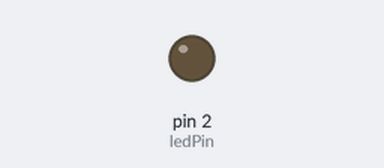
Simulated run of this sketch. Board: Arduino Uno, built with avr-gcc and run on an emulated ATmega328P. On the bench: output pins drawn as LEDs (lit = HIGH). Sleep ends after the set time or at an interrupt; what the sketch prints to the serial monitor is not drawn.

Above: at 2.2 s.
Timing chart, 0 to 5.6 s (numbered marks = the images above):
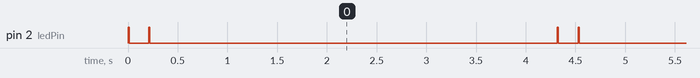

The sketch:

Sleep_ATMEGA328P_Timer.ino
```cpp
/*
 Low Power SLEEP modes for Arduino UNO/Nano
 using Atmel328P microcontroller chip.

 For full details see my video #115
 at https://www.youtube.com/ralphbacon
 (Direct link to video: https://TBA)

 All details can be found at https://github.com/ralphbacon

 */
#include "Arduino.h"
#include <avr/sleep.h>
#include <avr/wdt.h>

#define ledPin 2    // output pin for the LED (to show it is awake)

volatile char sleepCnt = 0;

void setup() {
	Serial.begin(9600);

	// Flashing LED just to show the µController is running
	digitalWrite(ledPin, LOW);
	pinMode(ledPin, OUTPUT);

	Serial.println("Setup completed.");
}

// The loop just blinks an LED when not in sleep mode
void loop() {

	// Just blink LED twice to show we're running
	doBlink();

	// Disable the ADC (Analog to digital converter, pins A0 [14] to A5 [19])
	static byte prevADCSRA = ADCSRA;
	ADCSRA = 0;

	/* Set the type of sleep mode we want. Can be one of (in order of power saving):

	 SLEEP_MODE_IDLE (Timer 0 will wake up every millisecond to keep millis running)
	 SLEEP_MODE_ADC
	 SLEEP_MODE_PWR_SAVE (TIMER 2 keeps running)
	 SLEEP_MODE_EXT_STANDBY
	 SLEEP_MODE_STANDBY (Oscillator keeps running, makes for faster wake-up)
	 SLEEP_MODE_PWR_DOWN (Deep sleep)
	 */
	set_sleep_mode(SLEEP_MODE_PWR_DOWN);
	sleep_enable()
	;

	while (sleepCnt < 4) {

		// Turn of Brown Out Detection (low voltage). This is automatically re-enabled upon timer interrupt
		sleep_bod_disable();

		// Ensure we can wake up again by first disabling interrupts (temporarily) so
		// the wakeISR does not run before we are asleep and then prevent interrupts,
		// and then defining the ISR (Interrupt Service Routine) to run when poked awake by the timer
		noInterrupts();

		// clear various "reset" flags
		MCUSR = 0; 	// allow changes, disable reset
		WDTCSR = bit (WDCE) | bit(WDE); // set interrupt mode and an interval
		WDTCSR = bit (WDIE) | bit(WDP2) | bit(WDP1); //| bit(WDP0);    // set WDIE, and 1 second delay
		wdt_reset();

		// Send a message just to show we are about to sleep
		Serial.println("Good night!");
		Serial.flush();

		// Allow interrupts now
		interrupts();

		// And enter sleep mode as set above
		sleep_cpu();
	}

	// --------------------------------------------------------
	// µController is now asleep until woken up by an interrupt
	// --------------------------------------------------------

	// Prevent sleep mode, so we don't enter it again, except deliberately, by code
	sleep_disable();

	// Wakes up at this point when timer wakes up µC
	Serial.println("I'm awake!");

	// Reset sleep counter
	sleepCnt = 0;

	// Re-enable ADC if it was previously running
	ADCSRA = prevADCSRA;
}

// When WatchDog timer causes µC to wake it comes here
ISR (WDT_vect) {

	// Turn off watchdog, we don't want it to do anything (like resetting this sketch)
	wdt_disable();

	// Increment the WDT interrupt count
	sleepCnt++;

	// Now we continue running the main Loop() just after we went to sleep
}

// Double blink just to show we are running. Note that we do NOT
// use the delay for final delay here, this is done by checking
// millis instead (non-blocking)
void doBlink() {
	digitalWrite(ledPin, HIGH);
	delay(10);
	digitalWrite(ledPin, LOW);
	delay(200);
	digitalWrite(ledPin, HIGH);
	delay(10);
	digitalWrite(ledPin, LOW);
}
```

Measured:
- by itself, pin 2 (ledPin): repeats every 4.3 s: LOW 0.20 s, HIGH 0.01 s, LOW 4.1 s, HIGH 0.01 s
